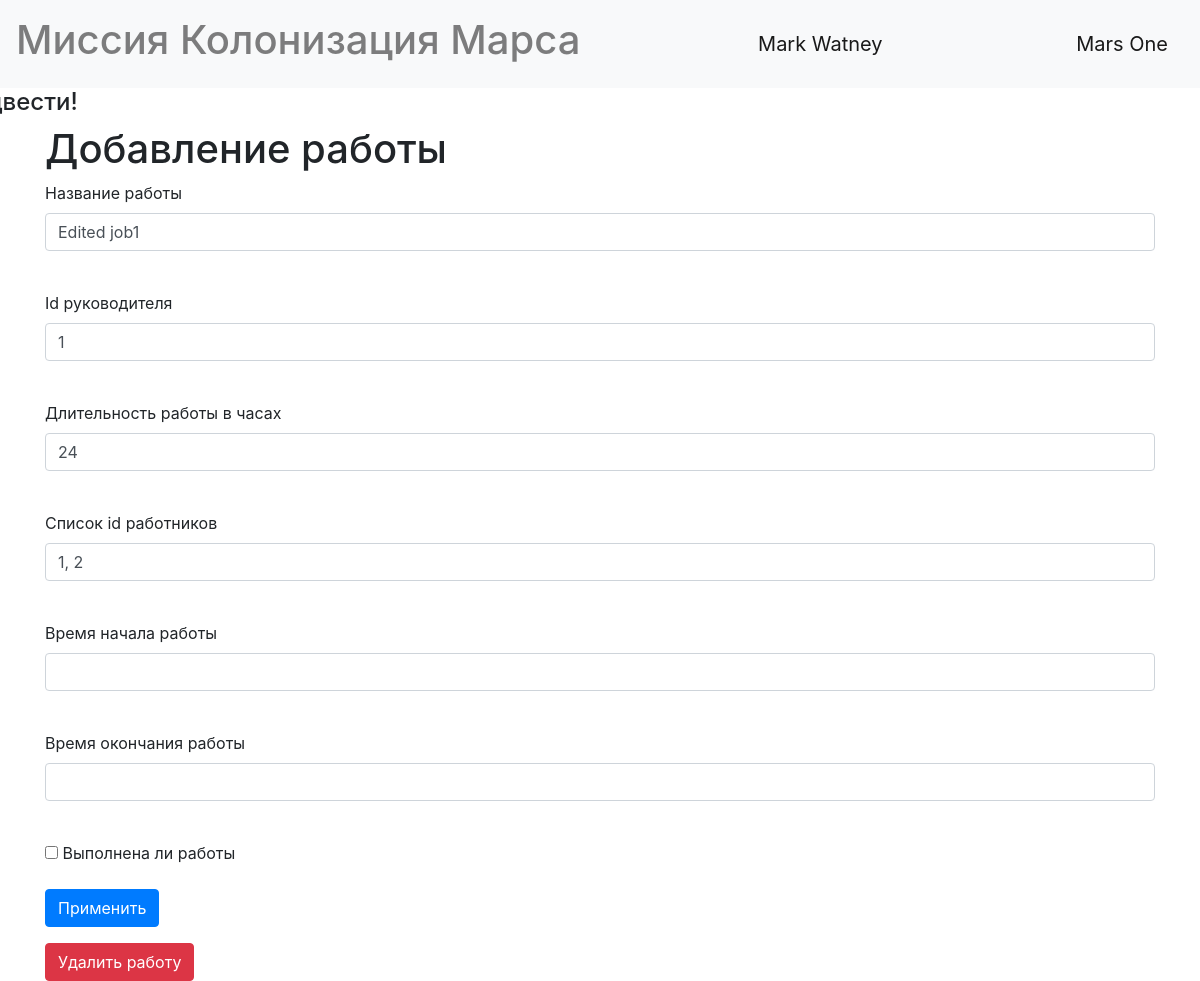
Screenshot of /jobs/4 (signed in) with the database file from the repository.
### data/users.py (models this page shows, shortened)
class User(SqlAlchemyBase, UserMixin, SerializerMixin):
    __tablename__ = 'users'
    id = sqlalchemy.Column(sqlalchemy.Integer, primary_key=True, autoincrement=True)
    surname = sqlalchemy.Column(sqlalchemy.String, nullable=True)
    name = sqlalchemy.Column(sqlalchemy.String, nullable=True)
    age = sqlalchemy.Column(sqlalchemy.Integer, nullable=True)
    position = sqlalchemy.Column(sqlalchemy.String, nullable=True)
    speciality = sqlalchemy.Column(sqlalchemy.String, nullable=True)
    address = sqlalchemy.Column(sqlalchemy.String, nullable=True)
    email = sqlalchemy.Column(sqlalchemy.String, unique=True, nullable=True)
    hashed_password = sqlalchemy.Column(sqlalchemy.String, nullable=True)
    created_date = sqlalchemy.Column(sqlalchemy.DateTime, default=datetime.datetime.now())

### data/jobs.py (models this page shows)
class Jobs(SqlAlchemyBase, SerializerMixin):
    __tablename__ = "jobs"
    id = sqlalchemy.Column(sqlalchemy.Integer, primary_key=True, autoincrement=True)
    team_leader = sqlalchemy.Column(sqlalchemy.Integer, foreign_key=True)
    job = sqlalchemy.Column(sqlalchemy.String, nullable=True)
    work_size = sqlalchemy.Column(sqlalchemy.Integer, nullable=True)
    collaborators = sqlalchemy.Column(sqlalchemy.String, nullable=True)
    start_date = sqlalchemy.Column(sqlalchemy.DateTime, nullable=True)
    end_date = sqlalchemy.Column(sqlalchemy.DateTime, nullable=True)
    is_finished = sqlalchemy.Column(sqlalchemy.Boolean, default=False)
    creator = sqlalchemy.Column(sqlalchemy.Integer, nullable=True)

### main.py (the view, shortened to what this page needs)
@app.route("/jobs/<int:job_id>", methods=["POST", "GET"])
def edit_job(job_id):
    form = JobForm()
    if request.method == "GET":
        dbs = db_session.create_session()
        job = dbs.query(Jobs).filter(Jobs.id == job_id).first()
        if job and (job.creator == current_user.id or current_user.id == 1):
            form.job.data = job.job
            form.team_leader.data = job.team_leader
            form.work_size.data = job.work_size
            form.collaborators.data = job.collaborators
            form.is_finished.data = job.is_finished
            form.start_date.data = job.start_date
            form.end_date.data = job.end_date
        else:
            abort(404)
    return render_template("add_job.html", title="Редактирование работы", form=form, can_delete=True, job=job)

### forms/job_form.py
class JobForm(FlaskForm):
    team_leader = IntegerField("Id руководителя", validators=[DataRequired()])
    job = StringField("Название работы", validators=[DataRequired()])
    collaborators = StringField("Список id работников", validators=[DataRequired()])
    work_size = IntegerField("Длительность работы в часах")
    start_date = DateTimeField("Время начала работы")
    end_date = DateTimeField("Время окончания работы")
    is_finished = BooleanField("Выполнена ли работы", default=False)
    submit = SubmitField("Применить")

### data/db_session.py (called while the page is built)
def create_session() -> Session:
    global __factory
    return __factory()

### main.py (called while the page is built)
@login_manager.user_loader
def load_user(user_id):
    dbs = db_session.create_session()
    return dbs.query(User).get(user_id)

### templates/add_job.html (shortened to what this page needs)
{%extends "base.html"%}
{%block content%}
<h1>Добавление работы</h1>
<form action="" method="post">
	<p>
		{{form.job.label}}<br>
		{{form.job(class="form-control")}}<br>
	</p>
	<p>
		{{form.team_leader.label}}<br>
		{{form.team_leader(class="form-control")}}<br>
	</p>
	<p>
		{{form.work_size.label}}<br>
		{{form.work_size(class="form-control")}}<br>
	</p>
	<p>
		{{form.collaborators.label}}<br>
		{{form.collaborators(class="form-control")}}<br>
	</p>
	<p>
		{{form.start_date.label}}<br>
		{{form.start_date(class="form-control")}}<br>
	</p>
	<p>
		{{form.end_date.label}}<br>
		{{form.end_date(class="form-control")}}<br>
	</p>
	<p>{{form.is_finished()}} {{form.is_finished.label}}</p>
	<p>{{form.submit(type="submit", class="btn btn-primary")}}</p>
	{%if can_delete%}
	<a class="btn btn-danger" href="/delete_job/{{job.id}}">Удалить работу</a>
	{%endif%}
</form>
{%endblock%}

### templates/base.html (shortened to what this page needs)
<!DOCTYPE html>
<html lang="en">
<head>
    <link rel="stylesheet" href="https://stackpath.bootstrapcdn.com/bootstrap/4.4.1/css/bootstrap.min.css"
>
</head>
<body>
<header>
  <nav class="navbar navbar-light bg-light">
      <h1 class="navbar-text">Миссия Колонизация Марса</h1>
      {% if current_user.is_authenticated %}
    <a class="navbar-brand" href="/logout">{{current_user.surname}} {{ current_user.name }}</a>
{% else %}
    <p>
        <a class="btn btn-primary " href="/register">Зарегистрироваться</a>
        <a class="btn btn-success" href="/login">Войти</a>
    </p>
{% endif %}
    <a class="navbar-brand" href="/">Mars One</a>
  </nav>
</header>
<main role="main" class="container">
    <h4 style="text-align: left; margin-left: -33%;">И на Марсе будут яблони цвести!</h4>
  {%block content%}{%endblock%}
</main>
</body>
</html>

### rows the page displays
User: surname "Mark", name "Watney"
Jobs: job "Edited job1", team_leader "1", work_size "24", collaborators "1, 2"
